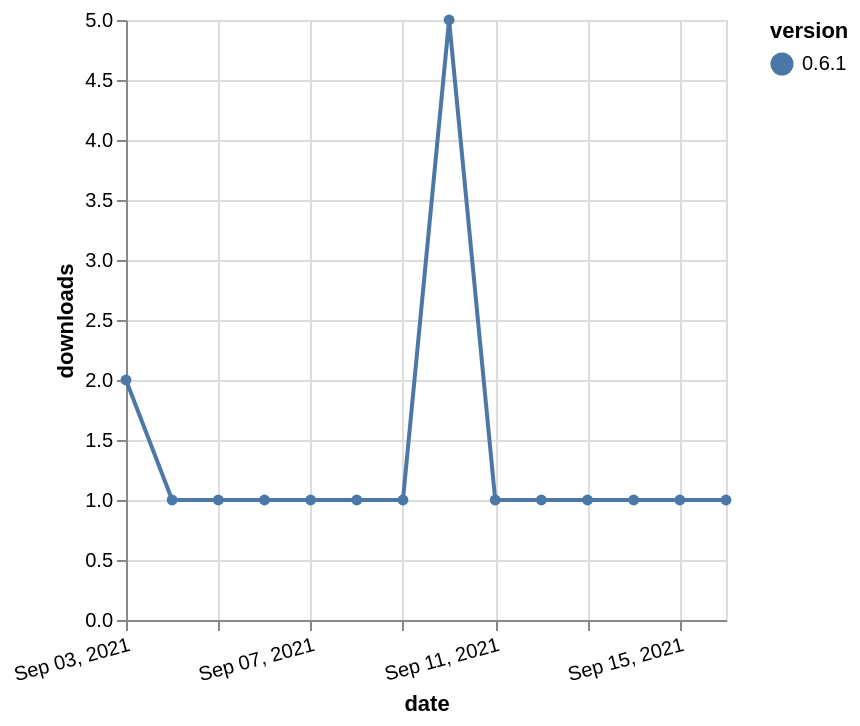

Write a Vega-Lite specification for this figure.
### Vega-Lite specification from a JSON file in a GitHub repository (floating-point values rounded to 4 significant figures)
{"$schema": "https://vega.github.io/schema/vega-lite/v5.json", "description": "A simple bar chart with embedded data.", "data": {"values": [{"date": "2021-09-03", "total": 488, "delta": 2, "version": "0.6.1"}, {"date": "2021-09-04", "total": 489, "delta": 1, "version": "0.6.1"}, {"date": "2021-09-05", "total": 490, "delta": 1, "version": "0.6.1"}, {"date": "2021-09-06", "total": 491, "delta": 1, "version": "0.6.1"}, {"date": "2021-09-07", "total": 492, "delta": 1, "version": "0.6.1"}, {"date": "2021-09-08", "total": 493, "delta": 1, "version": "0.6.1"}, {"date": "2021-09-09", "total": 494, "delta": 1, "version": "0.6.1"}, {"date": "2021-09-10", "total": 499, "delta": 5, "version": "0.6.1"}, {"date": "2021-09-11", "total": 500, "delta": 1, "version": "0.6.1"}, {"date": "2021-09-12", "total": 501, "delta": 1, "version": "0.6.1"}, {"date": "2021-09-13", "total": 502, "delta": 1, "version": "0.6.1"}, {"date": "2021-09-14", "total": 503, "delta": 1, "version": "0.6.1"}, {"date": "2021-09-15", "total": 504, "delta": 1, "version": "0.6.1"}, {"date": "2021-09-16", "total": 505, "delta": 1, "version": "0.6.1"}]}, "width": "container", "mark": {"type": "line", "point": {"filled": true}}, "encoding": {"x": {"field": "date", "type": "temporal", "timeUnit": "yearmonthdate", "title": "date", "axis": {"labelAngle": -15}}, "y": {"field": "delta", "type": "quantitative", "title": "downloads"}, "color": {"field": "version", "type": "nominal"}, "tooltip": {"field": "delta"}}}
